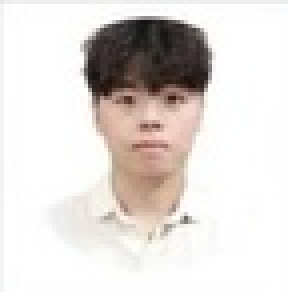
#> input picture uploads/a71a2b00-1186-4548-b593-a366c3576f3c.jpg, 72 x 73 px, shrunk from 189 x 192 before the run (shown 4 times larger)
$ python detect_small.py
#> lines starting #> are read from the running program, lines starting #| are printed output that depends on the picture
import os
import cv2
import numpy as np

ROOT_DIR = os.path.dirname(os.path.dirname(os.path.abspath(__file__)))
UPLOAD_DIR = os.path.join(ROOT_DIR, "uploads")

cascade_path = cv2.data.haarcascades + 'haarcascade_frontalface_default.xml'
face_cascade = cv2.CascadeClassifier(cascade_path)

files = [
    "a71a2b00-1186-4548-b593-a366c3576f3c.jpg",
    "4e2840cf-1e75-4568-b857-f41ceb6580a3.jpg",
    "8b3f111f-7432-4af2-8072-7326dad718ac.jpg",
    "8d4759fb-7df5-4f04-9376-e033df54f6f5.jpg",
    "9929f53f-cb13-4fd5-9479-e8325926a8d9.jpg"
]

for filename in files:
    path = os.path.join(UPLOAD_DIR, filename)
    if not os.path.exists(path):
        continue

    img = cv2.imdecode(np.fromfile(path, dtype=np.uint8), cv2.IMREAD_COLOR)
#> img is the input picture: shape (73, 72, 3); mean B, G, R 217.2, 220.3, 225.8
    if img is None:
        continue

    gray = cv2.cvtColor(img, cv2.COLOR_BGR2GRAY)
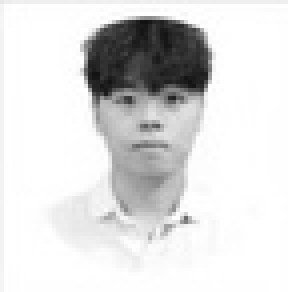
#> gray: shape (73, 72) (shown 4 times larger); min 17, max 255, mean 221.6
    faces = face_cascade.detectMultiScale(gray, scaleFactor=1.05, minNeighbors=2)
#> faces = [[18, 10, 36, 36]]
    print(f"File {filename}: {img.shape[1]}x{img.shape[0]} | Faces detected: {len(faces)}")
#| File a71a2b00-1186-4548-b593-a366c3576f3c.jpg: 72x73 | Faces detected: 1
    for i, (x, y, w, h) in enumerate(faces):
        print(f"  Face {i+1}: position ({x},{y},{w},{h})")
#> this loop made 1 pass
#|   Face 1: position (18,10,36,36)
